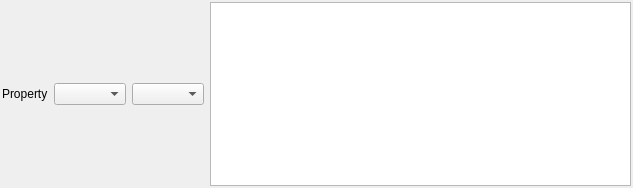
<?xml version="1.0" encoding="UTF-8"?>
<ui version="4.0">
 <class>PhaseTypeSelectionWidget</class>
 <widget class="QWidget" name="PhaseTypeSelectionWidget">
  <property name="geometry">
   <rect>
    <x>0</x>
    <y>0</y>
    <width>633</width>
    <height>188</height>
   </rect>
  </property>
  <layout class="QHBoxLayout" name="horizontalLayout">
   <property name="leftMargin">
    <number>2</number>
   </property>
   <property name="topMargin">
    <number>2</number>
   </property>
   <property name="rightMargin">
    <number>2</number>
   </property>
   <property name="bottomMargin">
    <number>2</number>
   </property>
   <item>
    <widget class="QLabel" name="label">
     <property name="text">
      <string>Property</string>
     </property>
    </widget>
   </item>
   <item>
    <widget class="DREAM3DComboBox" name="dataContainerList">
     <property name="toolTip">
      <string>Select A Data Container</string>
     </property>
     <property name="statusTip">
      <string>Select A Data Container</string>
     </property>
    </widget>
   </item>
   <item>
    <widget class="DREAM3DComboBox" name="attributeMatrixList">
     <property name="toolTip">
      <string>Select An Attribute Matrix</string>
     </property>
     <property name="statusTip">
      <string>Select An Attribute Matrix</string>
     </property>
    </widget>
   </item>
   <item>
    <widget class="QListWidget" name="phaseListWidget"/>
   </item>
  </layout>
 </widget>
 <customwidgets>
  <customwidget>
   <class>DREAM3DComboBox</class>
   <extends>QComboBox</extends>
   <header location="global">DREAM3DComboBox.h</header>
  </customwidget>
 </customwidgets>
 <resources/>
 <connections/>
</ui>
